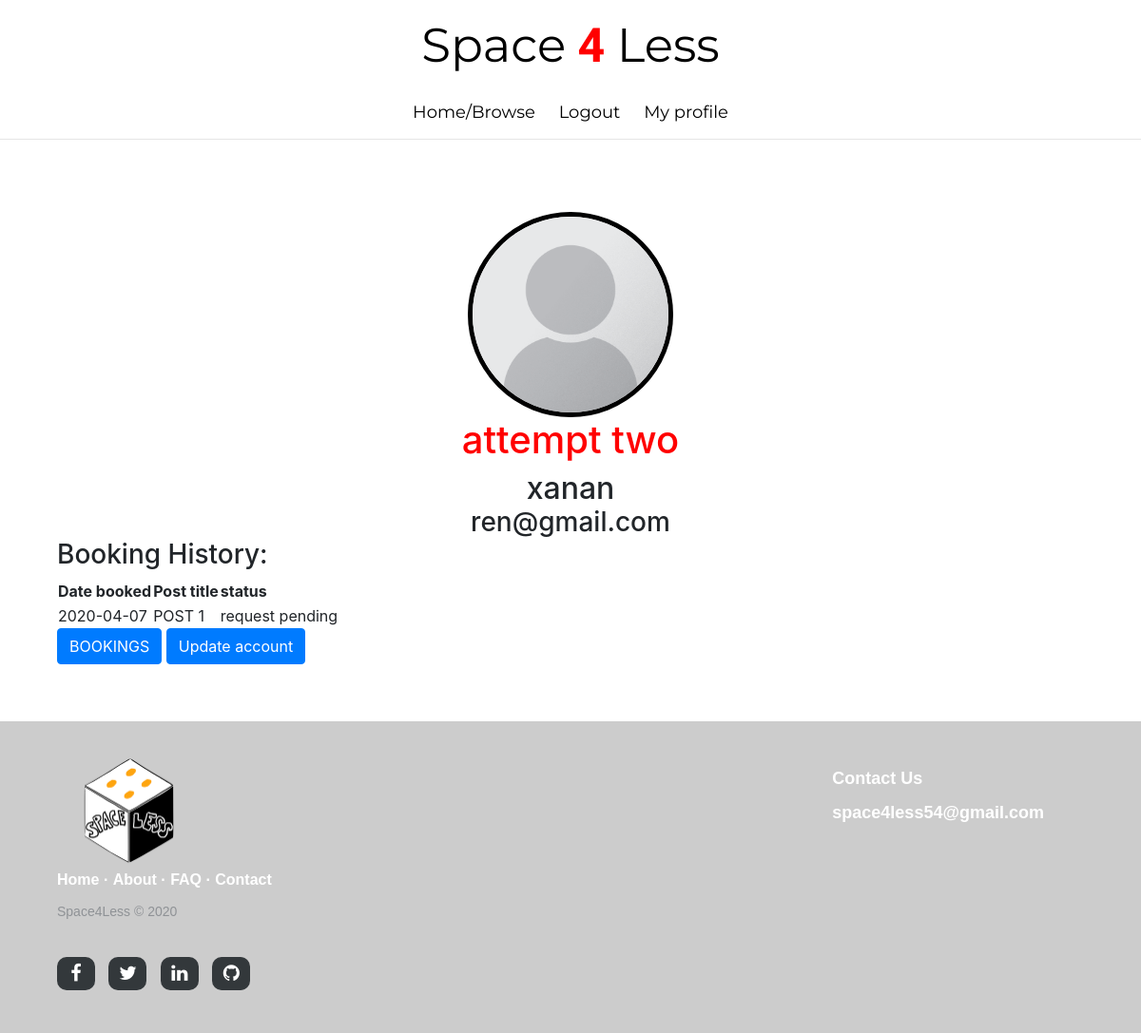
Screenshot of /profile (signed in) with the database file from the repository.
### app/models.py (models this page shows, shortened)
class User(db.Model, UserMixin):
    __tablename__ = 'user'
    user_id = db.Column(db.Integer, primary_key=True)
    username = db.Column(db.String(250), nullable=False)
    first_name = db.Column(db.String(250), nullable=False)
    last_name = db.Column(db.String(250), nullable=False)
    email = db.Column(db.String(250), nullable=False)
    password = db.Column(db.String(200))
    image_file = db.Column(db.String(20), nullable=False, default='default-profile.png')
    roles = db.Column(db.String(20))
    posts = db.relationship('Post', backref='author', lazy=True)
    bookings = db.relationship('Book')
    comments = db.relationship('Comment')
    reviews= db.relationship('Review')
    def get_id(self):
        return (self.user_id)

class Book(db.Model):
    __tablename__ = 'book'
    book_id = db.Column(db.Integer, primary_key=True)
    renter_user_id = db.Column(db.Integer, ForeignKey('user.user_id'), nullable=False)
    post_id = db.Column(db.Integer, ForeignKey('post.post_id'), nullable=False)
    date_booked = db.Column(db.DateTime, nullable=False, default=datetime.utcnow)
    status = db.Column(db.String, nullable=False, default='request pending')
    content = db.Column(db.String, nullable=False, default='I want to rent your space')
    email = db.Column(db.String(250), nullable=False)
    price = db.Column(db.Integer, nullable=False, default=0)

class Post(db.Model):
    __tablename__ = 'post'
    post_id = db.Column(db.Integer, primary_key=True)
    title = db.Column(db.String(30), nullable=False)
    date_posted = db.Column(db.DateTime, nullable=False, default=datetime.utcnow)
    image = db.Column(db.String(30), nullable=True, default='default.png')
    location = db.Column(db.String(50), nullable=False)
    space_size = db.Column(db.String(15), nullable=False)
    content = db.Column(db.String(30), nullable=False)
    user_id = db.Column(db.Integer, ForeignKey('user.user_id'), nullable=False)
    bookings = db.relationship('Book')
    comments = db.relationship('Comment')

### app/main/routes.py (the view)
@bp_main.route("/profile", methods=['GET', 'POST'])
@login_required
def profile():
    image = url_for('static', filename='profile_pictures/' + current_user.image_file)
    userid = current_user.get_id()
    bookings = []
    if current_user.roles == 'renter':
        bookings = Book.query.join(Post, Book.post_id == Post.post_id) \
            .join(User, User.user_id == Book.renter_user_id) \
            .add_columns(User.user_id, User.email, Post.title, Post.content, Book.book_id, Book.date_booked,
                         Book.status, Book.post_id) \
            .filter_by(user_id=userid).all()
    elif current_user.roles == 'property_owner':
        bookings = Book.query.join(Post, Book.post_id == Post.post_id) \
            .join(User, User.user_id == Post.user_id) \
            .with_entities(Book.content, Book.email, Book.post_id).filter_by(user_id=userid).all()
    return render_template('profile.html', title='profile', image_file=image, bookings=bookings)

### app/models.py (called while the page is built)
@login.user_loader
def load_user(user_id):
    return User.query.get(int(user_id))

### app/templates/profile.html (shortened to what this page needs)
{% extends 'layout.html' %}
{% block content %}
    <img class= 'profile_picture rounded-circle' src="{{ image_file }}">
    <h1>{{ current_user.first_name }} {{ current_user.last_name }}</h1>
    <h2 class="align_center">{{ current_user.username }}</h2>
    <h3 class="align_center">{{ current_user.email }}</h3>
    {% if current_user.roles == 'renter' %}
        <h3>Booking History:</h3>
        <table>
        <tr>
            <th> Date booked </th>
            <th> Post title </th>
            <th> status </th>
        </tr>
        {% for booking in bookings %}
            <tr>
                <td> {{ booking.date_booked.strftime('%Y-%m-%d')}} </td>
                <td> {{ booking.title }} </td>
                {% if booking.status == 'request pending' %}
                    <td> request pending </td>
                {% elif booking.status == 'payment required' %}
                    <td> <a class="btn btn-primary" href="{{ url_for('main.payment', postid=booking.post_id) }}">MAKE PAYMENT</a> </td>
                {% elif booking.status == 'payed' %}
                    <td> payed </td>
                {% endif %}
            </tr>
        {% endfor %}
        </table>
        <a class="align_center btn btn-primary" href="{{ url_for('main.bookings') }}">BOOKINGS</a>
                <a class="align_center btn btn-primary" href="{{ url_for('main.update_account') }}">Update account</a>
    {% endif %}
{% endblock content %}

### app/static/design.css (style rules this page uses)
.profile_picture { border: 5px solid black; margin: auto; display: block; max-width:20%; max-height:20%; width: auto; height: auto; }
.align_center { text-align: center; margin: auto; }
h1 { text-align: center; color:red; }
h2 { padding-left: 20%; padding-right: 20%; }
* { box-sizing: border-box; }

### rows the page displays
User: first_name "attempt", last_name "two", username "xanan", email "ren@gmail.com"
Book: date_booked "2020-04-07", title "POST 1", status "request pending"
